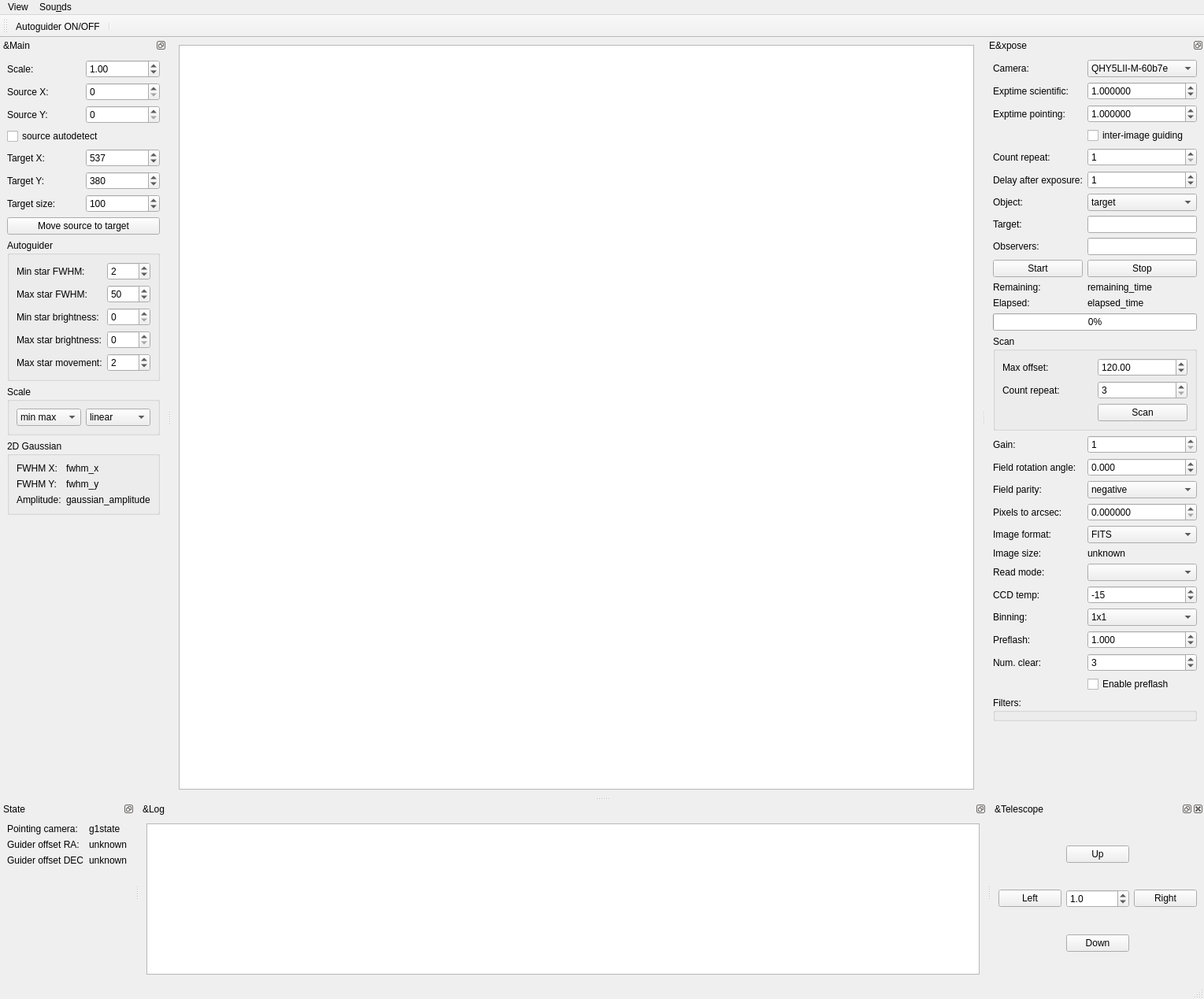
<?xml version="1.0" encoding="UTF-8"?>
<ui version="4.0">
 <author>Jan Fuchs</author>
 <class>MainWindow</class>
 <widget class="QMainWindow" name="MainWindow">
  <property name="geometry">
   <rect>
    <x>0</x>
    <y>0</y>
    <width>1529</width>
    <height>1269</height>
   </rect>
  </property>
  <property name="windowTitle">
   <string>Autoguider</string>
  </property>
  <widget class="QWidget" name="centralwidget">
   <layout class="QGridLayout" name="gridLayout_2">
    <item row="0" column="0">
     <widget class="QGraphicsView" name="graphicsView">
      <property name="sizePolicy">
       <sizepolicy hsizetype="Expanding" vsizetype="Expanding">
        <horstretch>0</horstretch>
        <verstretch>0</verstretch>
       </sizepolicy>
      </property>
     </widget>
    </item>
   </layout>
  </widget>
  <widget class="QStatusBar" name="statusbar"/>
  <widget class="QMenuBar" name="menuBar">
   <property name="geometry">
    <rect>
     <x>0</x>
     <y>0</y>
     <width>1529</width>
     <height>22</height>
    </rect>
   </property>
   <widget class="QMenu" name="menuView">
    <property name="title">
     <string>View</string>
    </property>
    <addaction name="actionMain_window"/>
    <addaction name="actionExpose_window"/>
    <addaction name="actionFocus_window"/>
    <addaction name="actionState_window"/>
    <addaction name="actionLog_window"/>
   </widget>
   <widget class="QMenu" name="menuSounds">
    <property name="title">
     <string>Sou&amp;nds</string>
    </property>
    <addaction name="action_sounds_set"/>
    <addaction name="action_sounds_new_image"/>
    <addaction name="action_sounds_error"/>
   </widget>
   <addaction name="menuView"/>
   <addaction name="menuSounds"/>
  </widget>
  <widget class="QDockWidget" name="main_dockWidget">
   <property name="features">
    <set>QDockWidget::DockWidgetFloatable|QDockWidget::DockWidgetMovable</set>
   </property>
   <property name="windowTitle">
    <string>&amp;Main</string>
   </property>
   <attribute name="dockWidgetArea">
    <number>1</number>
   </attribute>
   <widget class="QWidget" name="dockWidgetContents_2">
    <layout class="QGridLayout" name="gridLayout_12">
     <item row="0" column="0">
      <widget class="QLabel" name="label_28">
       <property name="text">
        <string>Scale:</string>
       </property>
      </widget>
     </item>
     <item row="0" column="1">
      <widget class="QDoubleSpinBox" name="scale_DSB">
       <property name="minimum">
        <double>0.100000000000000</double>
       </property>
       <property name="maximum">
        <double>4.000000000000000</double>
       </property>
       <property name="singleStep">
        <double>0.100000000000000</double>
       </property>
       <property name="value">
        <double>1.000000000000000</double>
       </property>
      </widget>
     </item>
     <item row="1" column="0">
      <widget class="QLabel" name="label_3">
       <property name="text">
        <string>Source X:</string>
       </property>
      </widget>
     </item>
     <item row="1" column="1">
      <widget class="QSpinBox" name="source_x_SB">
       <property name="maximum">
        <number>65536</number>
       </property>
      </widget>
     </item>
     <item row="2" column="0">
      <widget class="QLabel" name="label_4">
       <property name="text">
        <string>Source Y:</string>
       </property>
      </widget>
     </item>
     <item row="2" column="1">
      <widget class="QSpinBox" name="source_y_SB">
       <property name="maximum">
        <number>65536</number>
       </property>
      </widget>
     </item>
     <item row="3" column="0" colspan="2">
      <widget class="QCheckBox" name="source_autodetect_CB">
       <property name="text">
        <string>source autodetect</string>
       </property>
      </widget>
     </item>
     <item row="4" column="0">
      <widget class="QLabel" name="label">
       <property name="text">
        <string>Target X:</string>
       </property>
      </widget>
     </item>
     <item row="4" column="1">
      <widget class="QSpinBox" name="target_x_SB">
       <property name="maximum">
        <number>65536</number>
       </property>
       <property name="value">
        <number>537</number>
       </property>
      </widget>
     </item>
     <item row="5" column="0">
      <widget class="QLabel" name="label_2">
       <property name="text">
        <string>Target Y:</string>
       </property>
      </widget>
     </item>
     <item row="5" column="1">
      <widget class="QSpinBox" name="target_y_SB">
       <property name="maximum">
        <number>65536</number>
       </property>
       <property name="value">
        <number>380</number>
       </property>
      </widget>
     </item>
     <item row="6" column="0">
      <widget class="QLabel" name="label_33">
       <property name="text">
        <string>Target size:</string>
       </property>
      </widget>
     </item>
     <item row="6" column="1">
      <widget class="QSpinBox" name="target_size_SB">
       <property name="minimum">
        <number>10</number>
       </property>
       <property name="maximum">
        <number>200</number>
       </property>
       <property name="value">
        <number>100</number>
       </property>
      </widget>
     </item>
     <item row="7" column="0" colspan="2">
      <widget class="QPushButton" name="move_source_to_target_BT">
       <property name="text">
        <string>Move source to target</string>
       </property>
      </widget>
     </item>
     <item row="8" column="0" colspan="2">
      <widget class="QGroupBox" name="groupBox_2">
       <property name="sizePolicy">
        <sizepolicy hsizetype="Preferred" vsizetype="Fixed">
         <horstretch>0</horstretch>
         <verstretch>0</verstretch>
        </sizepolicy>
       </property>
       <property name="title">
        <string>Autoguider</string>
       </property>
       <layout class="QGridLayout" name="gridLayout_4">
        <item row="0" column="0">
         <widget class="QLabel" name="label_9">
          <property name="text">
           <string>Min star FWHM:</string>
          </property>
         </widget>
        </item>
        <item row="2" column="0">
         <widget class="QLabel" name="autoguider_min_star_brightness_LB">
          <property name="text">
           <string>Min star brightness:</string>
          </property>
         </widget>
        </item>
        <item row="1" column="0">
         <widget class="QLabel" name="label_10">
          <property name="text">
           <string>Max star FWHM:</string>
          </property>
         </widget>
        </item>
        <item row="4" column="0">
         <widget class="QLabel" name="label_11">
          <property name="text">
           <string>Max star movement:</string>
          </property>
         </widget>
        </item>
        <item row="3" column="0">
         <widget class="QLabel" name="autoguider_max_star_brightness_LB">
          <property name="text">
           <string>Max star brightness:</string>
          </property>
         </widget>
        </item>
        <item row="0" column="1">
         <widget class="QSpinBox" name="autoguider_min_star_fwhm_SB">
          <property name="toolTip">
           <string>pix</string>
          </property>
          <property name="minimum">
           <number>1</number>
          </property>
          <property name="maximum">
           <number>1000</number>
          </property>
          <property name="value">
           <number>2</number>
          </property>
         </widget>
        </item>
        <item row="1" column="1">
         <widget class="QSpinBox" name="autoguider_max_star_fwhm_SB">
          <property name="toolTip">
           <string>pix</string>
          </property>
          <property name="minimum">
           <number>1</number>
          </property>
          <property name="maximum">
           <number>1000</number>
          </property>
          <property name="value">
           <number>50</number>
          </property>
         </widget>
        </item>
        <item row="2" column="1">
         <widget class="QSpinBox" name="autoguider_min_star_brightness_SB">
          <property name="toolTip">
           <string>ADU</string>
          </property>
         </widget>
        </item>
        <item row="3" column="1">
         <widget class="QSpinBox" name="autoguider_max_star_brightness_SB">
          <property name="toolTip">
           <string>ADU</string>
          </property>
         </widget>
        </item>
        <item row="4" column="1">
         <widget class="QSpinBox" name="autoguider_max_star_movement_SB">
          <property name="toolTip">
           <string>arcsec</string>
          </property>
          <property name="minimum">
           <number>1</number>
          </property>
          <property name="maximum">
           <number>60</number>
          </property>
          <property name="value">
           <number>2</number>
          </property>
         </widget>
        </item>
       </layout>
      </widget>
     </item>
     <item row="9" column="0" colspan="2">
      <widget class="QGroupBox" name="groupBox">
       <property name="sizePolicy">
        <sizepolicy hsizetype="Preferred" vsizetype="Fixed">
         <horstretch>0</horstretch>
         <verstretch>0</verstretch>
        </sizepolicy>
       </property>
       <property name="title">
        <string>Scale</string>
       </property>
       <layout class="QGridLayout" name="gridLayout_3">
        <item row="0" column="1">
         <widget class="QComboBox" name="scale_stretch_CB">
          <item>
           <property name="text">
            <string>linear</string>
           </property>
          </item>
          <item>
           <property name="text">
            <string>log</string>
           </property>
          </item>
          <item>
           <property name="text">
            <string>sqrt</string>
           </property>
          </item>
          <item>
           <property name="text">
            <string>squared</string>
           </property>
          </item>
          <item>
           <property name="text">
            <string>asinh</string>
           </property>
          </item>
          <item>
           <property name="text">
            <string>sinh</string>
           </property>
          </item>
         </widget>
        </item>
        <item row="0" column="0">
         <widget class="QComboBox" name="scale_interval_CB">
          <item>
           <property name="text">
            <string>min max</string>
           </property>
          </item>
          <item>
           <property name="text">
            <string>zscale</string>
           </property>
          </item>
         </widget>
        </item>
       </layout>
      </widget>
     </item>
     <item row="10" column="0" colspan="2">
      <widget class="QGroupBox" name="groupBox_3">
       <property name="sizePolicy">
        <sizepolicy hsizetype="Preferred" vsizetype="Fixed">
         <horstretch>0</horstretch>
         <verstretch>0</verstretch>
        </sizepolicy>
       </property>
       <property name="title">
        <string>2D Gaussian</string>
       </property>
       <layout class="QGridLayout" name="gridLayout_5">
        <item row="0" column="0">
         <widget class="QLabel" name="label_5">
          <property name="text">
           <string>FWHM X:</string>
          </property>
         </widget>
        </item>
        <item row="3" column="0">
         <widget class="QLabel" name="label_6">
          <property name="text">
           <string>FWHM Y:</string>
          </property>
         </widget>
        </item>
        <item row="0" column="1">
         <widget class="QLabel" name="fwhm_x_LB">
          <property name="text">
           <string>fwhm_x</string>
          </property>
         </widget>
        </item>
        <item row="3" column="1">
         <widget class="QLabel" name="fwhm_y_LB">
          <property name="text">
           <string>fwhm_y</string>
          </property>
         </widget>
        </item>
        <item row="4" column="0">
         <widget class="QLabel" name="label_7">
          <property name="text">
           <string>Amplitude:</string>
          </property>
         </widget>
        </item>
        <item row="4" column="1">
         <widget class="QLabel" name="gaussian_amplitude_LB">
          <property name="text">
           <string>gaussian_amplitude</string>
          </property>
         </widget>
        </item>
       </layout>
      </widget>
     </item>
     <item row="11" column="0" colspan="2">
      <widget class="QWidget" name="star_matplotlib_widget" native="true">
       <layout class="QVBoxLayout" name="star_matplotlib_layout"/>
      </widget>
     </item>
    </layout>
   </widget>
  </widget>
  <widget class="QDockWidget" name="expose_dockWidget">
   <property name="sizePolicy">
    <sizepolicy hsizetype="Preferred" vsizetype="Preferred">
     <horstretch>0</horstretch>
     <verstretch>0</verstretch>
    </sizepolicy>
   </property>
   <property name="floating">
    <bool>false</bool>
   </property>
   <property name="features">
    <set>QDockWidget::DockWidgetFloatable|QDockWidget::DockWidgetMovable</set>
   </property>
   <property name="windowTitle">
    <string>E&amp;xpose</string>
   </property>
   <attribute name="dockWidgetArea">
    <number>2</number>
   </attribute>
   <widget class="QWidget" name="dockWidgetContents_3">
    <layout class="QGridLayout" name="gridLayout_13">
     <item row="20" column="0">
      <widget class="QLabel" name="label_41">
       <property name="text">
        <string>Image format:</string>
       </property>
      </widget>
     </item>
     <item row="26" column="1">
      <widget class="QSpinBox" name="expose_preflash_num_clear_SB">
       <property name="keyboardTracking">
        <bool>false</bool>
       </property>
       <property name="minimum">
        <number>1</number>
       </property>
       <property name="maximum">
        <number>5</number>
       </property>
       <property name="singleStep">
        <number>0</number>
       </property>
       <property name="value">
        <number>3</number>
       </property>
      </widget>
     </item>
     <item row="18" column="0">
      <widget class="QLabel" name="label_15">
       <property name="text">
        <string>Field parity:</string>
       </property>
      </widget>
     </item>
     <item row="11" column="0">
      <widget class="QLabel" name="label_29">
       <property name="sizePolicy">
        <sizepolicy hsizetype="Preferred" vsizetype="Fixed">
         <horstretch>0</horstretch>
         <verstretch>0</verstretch>
        </sizepolicy>
       </property>
       <property name="text">
        <string>Remaining:</string>
       </property>
      </widget>
     </item>
     <item row="1" column="1">
      <widget class="QDoubleSpinBox" name="expose_exptime_scientific_DSB">
       <property name="sizePolicy">
        <sizepolicy hsizetype="Preferred" vsizetype="Fixed">
         <horstretch>0</horstretch>
         <verstretch>0</verstretch>
        </sizepolicy>
       </property>
       <property name="decimals">
        <number>6</number>
       </property>
       <property name="minimum">
        <double>0.000125000000000</double>
       </property>
       <property name="maximum">
        <double>36000.000000000000000</double>
       </property>
       <property name="value">
        <double>1.000000000000000</double>
       </property>
      </widget>
     </item>
     <item row="16" column="0">
      <widget class="QLabel" name="label_20">
       <property name="text">
        <string>Gain:</string>
       </property>
      </widget>
     </item>
     <item row="10" column="1">
      <widget class="QPushButton" name="expose_stop_BT">
       <property name="text">
        <string>Stop</string>
       </property>
      </widget>
     </item>
     <item row="21" column="0">
      <widget class="QLabel" name="label_43">
       <property name="text">
        <string>Image size:</string>
       </property>
      </widget>
     </item>
     <item row="4" column="0">
      <widget class="QLabel" name="label_13">
       <property name="text">
        <string>Count repeat:</string>
       </property>
      </widget>
     </item>
     <item row="5" column="0">
      <widget class="QLabel" name="label_31">
       <property name="text">
        <string>Delay after exposure:</string>
       </property>
      </widget>
     </item>
     <item row="24" column="0">
      <widget class="QLabel" name="expose_binning_LB">
       <property name="text">
        <string>Binning:</string>
       </property>
      </widget>
     </item>
     <item row="4" column="1">
      <widget class="QSpinBox" name="expose_count_repeat_SB">
       <property name="sizePolicy">
        <sizepolicy hsizetype="Preferred" vsizetype="Fixed">
         <horstretch>0</horstretch>
         <verstretch>0</verstretch>
        </sizepolicy>
       </property>
       <property name="minimum">
        <number>1</number>
       </property>
       <property name="maximum">
        <number>100000</number>
       </property>
       <property name="value">
        <number>1</number>
       </property>
      </widget>
     </item>
     <item row="24" column="1">
      <widget class="QComboBox" name="expose_binning_CB">
       <item>
        <property name="text">
         <string>1x1</string>
        </property>
       </item>
       <item>
        <property name="text">
         <string>2x2</string>
        </property>
       </item>
       <item>
        <property name="text">
         <string>4x4</string>
        </property>
       </item>
      </widget>
     </item>
     <item row="19" column="0">
      <widget class="QLabel" name="label_16">
       <property name="text">
        <string>Pixels to arcsec:</string>
       </property>
      </widget>
     </item>
     <item row="27" column="1">
      <widget class="QCheckBox" name="expose_enable_preflash_CHB">
       <property name="text">
        <string>Enable preflash</string>
       </property>
       <property name="checked">
        <bool>false</bool>
       </property>
      </widget>
     </item>
     <item row="12" column="0">
      <widget class="QLabel" name="label_30">
       <property name="sizePolicy">
        <sizepolicy hsizetype="Preferred" vsizetype="Fixed">
         <horstretch>0</horstretch>
         <verstretch>0</verstretch>
        </sizepolicy>
       </property>
       <property name="text">
        <string>Elapsed:</string>
       </property>
      </widget>
     </item>
     <item row="8" column="1">
      <widget class="QLineEdit" name="expose_observers_LE"/>
     </item>
     <item row="23" column="1">
      <widget class="QSpinBox" name="expose_ccd_temp_SB">
       <property name="sizePolicy">
        <sizepolicy hsizetype="Preferred" vsizetype="Fixed">
         <horstretch>0</horstretch>
         <verstretch>0</verstretch>
        </sizepolicy>
       </property>
       <property name="keyboardTracking">
        <bool>false</bool>
       </property>
       <property name="minimum">
        <number>-40</number>
       </property>
       <property name="maximum">
        <number>10</number>
       </property>
       <property name="singleStep">
        <number>0</number>
       </property>
       <property name="value">
        <number>-15</number>
       </property>
      </widget>
     </item>
     <item row="17" column="1">
      <widget class="QDoubleSpinBox" name="field_rotation_angle_DSB">
       <property name="sizePolicy">
        <sizepolicy hsizetype="Preferred" vsizetype="Fixed">
         <horstretch>0</horstretch>
         <verstretch>0</verstretch>
        </sizepolicy>
       </property>
       <property name="decimals">
        <number>3</number>
       </property>
       <property name="minimum">
        <double>-360.000000000000000</double>
       </property>
       <property name="maximum">
        <double>360.000000000000000</double>
       </property>
       <property name="singleStep">
        <double>0.100000000000000</double>
       </property>
      </widget>
     </item>
     <item row="25" column="0">
      <widget class="QLabel" name="expose_preflash_LB">
       <property name="text">
        <string>Preflash:</string>
       </property>
      </widget>
     </item>
     <item row="13" column="0" colspan="2">
      <widget class="QProgressBar" name="expose_PB">
       <property name="sizePolicy">
        <sizepolicy hsizetype="Expanding" vsizetype="Fixed">
         <horstretch>0</horstretch>
         <verstretch>0</verstretch>
        </sizepolicy>
       </property>
       <property name="value">
        <number>0</number>
       </property>
       <property name="textVisible">
        <bool>true</bool>
       </property>
       <property name="orientation">
        <enum>Qt::Horizontal</enum>
       </property>
       <property name="textDirection">
        <enum>QProgressBar::TopToBottom</enum>
       </property>
      </widget>
     </item>
     <item row="0" column="0">
      <widget class="QLabel" name="label_8">
       <property name="text">
        <string>Camera:</string>
       </property>
      </widget>
     </item>
     <item row="2" column="0">
      <widget class="QLabel" name="expose_exptime_pointing_LB">
       <property name="text">
        <string>Exptime pointing:</string>
       </property>
      </widget>
     </item>
     <item row="5" column="1">
      <widget class="QSpinBox" name="expose_delay_after_exposure_SB">
       <property name="sizePolicy">
        <sizepolicy hsizetype="Preferred" vsizetype="Fixed">
         <horstretch>0</horstretch>
         <verstretch>0</verstretch>
        </sizepolicy>
       </property>
       <property name="maximum">
        <number>60</number>
       </property>
       <property name="value">
        <number>1</number>
       </property>
      </widget>
     </item>
     <item row="26" column="0">
      <widget class="QLabel" name="expose_preflash_num_clear_LB">
       <property name="text">
        <string>Num. clear:</string>
       </property>
      </widget>
     </item>
     <item row="7" column="0">
      <widget class="QLabel" name="expose_target_LB">
       <property name="text">
        <string>Target:</string>
       </property>
      </widget>
     </item>
     <item row="0" column="1">
      <widget class="QComboBox" name="expose_camera_CB">
       <property name="sizePolicy">
        <sizepolicy hsizetype="Preferred" vsizetype="Fixed">
         <horstretch>0</horstretch>
         <verstretch>0</verstretch>
        </sizepolicy>
       </property>
       <item>
        <property name="text">
         <string>QHY5LII-M-60b7e</string>
        </property>
       </item>
      </widget>
     </item>
     <item row="17" column="0">
      <widget class="QLabel" name="label_14">
       <property name="text">
        <string>Field rotation angle:</string>
       </property>
      </widget>
     </item>
     <item row="10" column="0">
      <widget class="QPushButton" name="expose_start_BT">
       <property name="text">
        <string>Start</string>
       </property>
      </widget>
     </item>
     <item row="25" column="1">
      <widget class="QDoubleSpinBox" name="expose_preflash_DSB">
       <property name="keyboardTracking">
        <bool>false</bool>
       </property>
       <property name="decimals">
        <number>3</number>
       </property>
       <property name="maximum">
        <double>2.000000000000000</double>
       </property>
       <property name="singleStep">
        <double>0.000000000000000</double>
       </property>
       <property name="value">
        <double>1.000000000000000</double>
       </property>
      </widget>
     </item>
     <item row="2" column="1">
      <widget class="QDoubleSpinBox" name="expose_exptime_pointing_DSB">
       <property name="sizePolicy">
        <sizepolicy hsizetype="Preferred" vsizetype="Fixed">
         <horstretch>0</horstretch>
         <verstretch>0</verstretch>
        </sizepolicy>
       </property>
       <property name="decimals">
        <number>6</number>
       </property>
       <property name="minimum">
        <double>0.000125000000000</double>
       </property>
       <property name="maximum">
        <double>300.000000000000000</double>
       </property>
       <property name="value">
        <double>1.000000000000000</double>
       </property>
      </widget>
     </item>
     <item row="44" column="0">
      <spacer name="verticalSpacer">
       <property name="orientation">
        <enum>Qt::Vertical</enum>
       </property>
       <property name="sizeType">
        <enum>QSizePolicy::Expanding</enum>
       </property>
       <property name="sizeHint" stdset="0">
        <size>
         <width>20</width>
         <height>40</height>
        </size>
       </property>
      </spacer>
     </item>
     <item row="12" column="1">
      <widget class="QLabel" name="expose_elapsed_LB">
       <property name="sizePolicy">
        <sizepolicy hsizetype="Preferred" vsizetype="Fixed">
         <horstretch>0</horstretch>
         <verstretch>0</verstretch>
        </sizepolicy>
       </property>
       <property name="text">
        <string>elapsed_time</string>
       </property>
      </widget>
     </item>
     <item row="3" column="1">
      <widget class="QCheckBox" name="inter_image_guiding_CHB">
       <property name="sizePolicy">
        <sizepolicy hsizetype="Preferred" vsizetype="Fixed">
         <horstretch>0</horstretch>
         <verstretch>0</verstretch>
        </sizepolicy>
       </property>
       <property name="text">
        <string>inter-image guiding</string>
       </property>
       <property name="checked">
        <bool>false</bool>
       </property>
      </widget>
     </item>
     <item row="18" column="1">
      <widget class="QComboBox" name="field_parity_CB">
       <property name="sizePolicy">
        <sizepolicy hsizetype="Preferred" vsizetype="Fixed">
         <horstretch>0</horstretch>
         <verstretch>0</verstretch>
        </sizepolicy>
       </property>
       <item>
        <property name="text">
         <string>negative</string>
        </property>
       </item>
       <item>
        <property name="text">
         <string>positive</string>
        </property>
       </item>
      </widget>
     </item>
     <item row="8" column="0">
      <widget class="QLabel" name="label_12">
       <property name="text">
        <string>Observers:</string>
       </property>
      </widget>
     </item>
     <item row="28" column="0" colspan="2">
      <widget class="QGroupBox" name="expose_filter_GB">
       <property name="title">
        <string>Filters:</string>
       </property>
      </widget>
     </item>
     <item row="11" column="1">
      <widget class="QLabel" name="expose_remaining_LB">
       <property name="sizePolicy">
        <sizepolicy hsizetype="Preferred" vsizetype="Fixed">
         <horstretch>0</horstretch>
         <verstretch>0</verstretch>
        </sizepolicy>
       </property>
       <property name="text">
        <string>remaining_time</string>
       </property>
      </widget>
     </item>
     <item row="23" column="0">
      <widget class="QLabel" name="expose_ccd_temp_LB">
       <property name="text">
        <string>CCD temp:</string>
       </property>
      </widget>
     </item>
     <item row="20" column="1">
      <widget class="QComboBox" name="image_format_CB">
       <property name="currentText">
        <string>FITS</string>
       </property>
       <item>
        <property name="text">
         <string>FITS</string>
        </property>
       </item>
       <item>
        <property name="text">
         <string>JPG low quality</string>
        </property>
       </item>
       <item>
        <property name="text">
         <string>JPG medium quality</string>
        </property>
       </item>
       <item>
        <property name="text">
         <string>JPG high quality</string>
        </property>
       </item>
      </widget>
     </item>
     <item row="6" column="1">
      <widget class="QComboBox" name="expose_object_CB">
       <property name="sizePolicy">
        <sizepolicy hsizetype="Preferred" vsizetype="Fixed">
         <horstretch>0</horstretch>
         <verstretch>0</verstretch>
        </sizepolicy>
       </property>
       <item>
        <property name="text">
         <string>target</string>
        </property>
       </item>
       <item>
        <property name="text">
         <string>flat</string>
        </property>
       </item>
       <item>
        <property name="text">
         <string>dark</string>
        </property>
       </item>
       <item>
        <property name="text">
         <string>zero</string>
        </property>
       </item>
      </widget>
     </item>
     <item row="1" column="0">
      <widget class="QLabel" name="expose_exptime_scientific_LB">
       <property name="text">
        <string>Exptime scientific:</string>
       </property>
      </widget>
     </item>
     <item row="22" column="1">
      <widget class="QComboBox" name="read_mode_CB"/>
     </item>
     <item row="16" column="1">
      <widget class="QSpinBox" name="gain_SB">
       <property name="keyboardTracking">
        <bool>false</bool>
       </property>
       <property name="minimum">
        <number>1</number>
       </property>
       <property name="maximum">
        <number>29</number>
       </property>
       <property name="singleStep">
        <number>0</number>
       </property>
      </widget>
     </item>
     <item row="21" column="1">
      <widget class="QLabel" name="image_size_LB">
       <property name="text">
        <string>unknown</string>
       </property>
      </widget>
     </item>
     <item row="7" column="1">
      <widget class="QLineEdit" name="expose_target_LE">
       <property name="sizePolicy">
        <sizepolicy hsizetype="Preferred" vsizetype="Fixed">
         <horstretch>0</horstretch>
         <verstretch>0</verstretch>
        </sizepolicy>
       </property>
       <property name="maxLength">
        <number>20</number>
       </property>
      </widget>
     </item>
     <item row="22" column="0">
      <widget class="QLabel" name="label_44">
       <property name="text">
        <string>Read mode:</string>
       </property>
      </widget>
     </item>
     <item row="6" column="0">
      <widget class="QLabel" name="expose_object_LB">
       <property name="text">
        <string>Object:</string>
       </property>
      </widget>
     </item>
     <item row="19" column="1">
      <widget class="QDoubleSpinBox" name="pixels2arcsec_DSB">
       <property name="sizePolicy">
        <sizepolicy hsizetype="Preferred" vsizetype="Fixed">
         <horstretch>0</horstretch>
         <verstretch>0</verstretch>
        </sizepolicy>
       </property>
       <property name="decimals">
        <number>6</number>
       </property>
       <property name="maximum">
        <double>2.000000000000000</double>
       </property>
       <property name="singleStep">
        <double>0.010000000000000</double>
       </property>
      </widget>
     </item>
     <item row="14" column="0" colspan="2">
      <widget class="QGroupBox" name="groupBox_4">
       <property name="title">
        <string>Scan</string>
       </property>
       <layout class="QGridLayout" name="gridLayout_8">
        <item row="1" column="0">
         <widget class="QLabel" name="label_22">
          <property name="text">
           <string>Count repeat:</string>
          </property>
         </widget>
        </item>
        <item row="1" column="1">
         <widget class="QSpinBox" name="scan_count_repeat_SB">
          <property name="minimum">
           <number>3</number>
          </property>
          <property name="maximum">
           <number>5</number>
          </property>
         </widget>
        </item>
        <item row="0" column="1">
         <widget class="QDoubleSpinBox" name="scan_max_offset_DSB">
          <property name="minimum">
           <double>60.000000000000000</double>
          </property>
          <property name="maximum">
           <double>300.000000000000000</double>
          </property>
          <property name="value">
           <double>120.000000000000000</double>
          </property>
         </widget>
        </item>
        <item row="0" column="0">
         <widget class="QLabel" name="label_21">
          <property name="text">
           <string>Max offset:</string>
          </property>
         </widget>
        </item>
        <item row="2" column="1">
         <widget class="QPushButton" name="scan_start_BT">
          <property name="text">
           <string>Scan</string>
          </property>
         </widget>
        </item>
       </layout>
      </widget>
     </item>
    </layout>
   </widget>
  </widget>
  <widget class="QDockWidget" name="state_dockWidget">
   <property name="sizePolicy">
    <sizepolicy hsizetype="Fixed" vsizetype="Preferred">
     <horstretch>0</horstretch>
     <verstretch>0</verstretch>
    </sizepolicy>
   </property>
   <property name="features">
    <set>QDockWidget::DockWidgetFloatable|QDockWidget::DockWidgetMovable</set>
   </property>
   <property name="windowTitle">
    <string>State</string>
   </property>
   <attribute name="dockWidgetArea">
    <number>8</number>
   </attribute>
   <widget class="QWidget" name="dockWidgetContents">
    <layout class="QGridLayout" name="gridLayout">
     <item row="3" column="1">
      <spacer name="verticalSpacer_3">
       <property name="orientation">
        <enum>Qt::Vertical</enum>
       </property>
       <property name="sizeHint" stdset="0">
        <size>
         <width>20</width>
         <height>40</height>
        </size>
       </property>
      </spacer>
     </item>
     <item row="0" column="0">
      <widget class="QLabel" name="label_17">
       <property name="text">
        <string>Pointing camera:</string>
       </property>
      </widget>
     </item>
     <item row="0" column="1">
      <widget class="QLabel" name="g1_state_LB">
       <property name="text">
        <string>g1state</string>
       </property>
      </widget>
     </item>
     <item row="1" column="0">
      <widget class="QLabel" name="label_18">
       <property name="text">
        <string>Guider offset RA:</string>
       </property>
      </widget>
     </item>
     <item row="2" column="0">
      <widget class="QLabel" name="label_19">
       <property name="text">
        <string>Guider offset DEC</string>
       </property>
      </widget>
     </item>
     <item row="1" column="1">
      <widget class="QLabel" name="guider_offset_ra_LB">
       <property name="text">
        <string>unknown</string>
       </property>
      </widget>
     </item>
     <item row="2" column="1">
      <widget class="QLabel" name="guider_offset_dec_LB">
       <property name="text">
        <string>unknown</string>
       </property>
      </widget>
     </item>
    </layout>
   </widget>
  </widget>
  <widget class="QDockWidget" name="log_dockWidget">
   <property name="sizePolicy">
    <sizepolicy hsizetype="Expanding" vsizetype="Preferred">
     <horstretch>0</horstretch>
     <verstretch>0</verstretch>
    </sizepolicy>
   </property>
   <property name="features">
    <set>QDockWidget::DockWidgetFloatable|QDockWidget::DockWidgetMovable</set>
   </property>
   <property name="windowTitle">
    <string>&amp;Log</string>
   </property>
   <attribute name="dockWidgetArea">
    <number>8</number>
   </attribute>
   <widget class="QWidget" name="dockWidgetContents_5">
    <layout class="QGridLayout" name="gridLayout_6">
     <item row="0" column="0">
      <widget class="QPlainTextEdit" name="log_PTE">
       <property name="sizePolicy">
        <sizepolicy hsizetype="Expanding" vsizetype="Expanding">
         <horstretch>0</horstretch>
         <verstretch>0</verstretch>
        </sizepolicy>
       </property>
      </widget>
     </item>
    </layout>
   </widget>
  </widget>
  <widget class="QDockWidget" name="telescope_dockWidget">
   <property name="sizePolicy">
    <sizepolicy hsizetype="Fixed" vsizetype="Preferred">
     <horstretch>0</horstretch>
     <verstretch>0</verstretch>
    </sizepolicy>
   </property>
   <property name="windowTitle">
    <string>&amp;Telescope</string>
   </property>
   <attribute name="dockWidgetArea">
    <number>8</number>
   </attribute>
   <widget class="QWidget" name="dockWidgetContents_6">
    <layout class="QGridLayout" name="gridLayout_7">
     <item row="1" column="1">
      <widget class="QDoubleSpinBox" name="telescope_move_DSB">
       <property name="toolTip">
        <string>arcsec</string>
       </property>
       <property name="decimals">
        <number>1</number>
       </property>
       <property name="minimum">
        <double>-120.000000000000000</double>
       </property>
       <property name="maximum">
        <double>120.000000000000000</double>
       </property>
       <property name="singleStep">
        <double>0.100000000000000</double>
       </property>
       <property name="value">
        <double>1.000000000000000</double>
       </property>
      </widget>
     </item>
     <item row="0" column="1">
      <widget class="QPushButton" name="telescope_up_BT">
       <property name="text">
        <string>Up</string>
       </property>
      </widget>
     </item>
     <item row="2" column="1">
      <widget class="QPushButton" name="telescope_down_BT">
       <property name="text">
        <string>Down</string>
       </property>
      </widget>
     </item>
     <item row="1" column="2">
      <widget class="QPushButton" name="telescope_right_BT">
       <property name="text">
        <string>Right</string>
       </property>
      </widget>
     </item>
     <item row="1" column="0">
      <widget class="QPushButton" name="telescope_left_BT">
       <property name="text">
        <string>Left</string>
       </property>
      </widget>
     </item>
    </layout>
   </widget>
  </widget>
  <widget class="QToolBar" name="toolBar">
   <property name="windowTitle">
    <string>toolBar</string>
   </property>
   <attribute name="toolBarArea">
    <enum>TopToolBarArea</enum>
   </attribute>
   <attribute name="toolBarBreak">
    <bool>false</bool>
   </attribute>
   <addaction name="actionAutoguider"/>
   <addaction name="separator"/>
  </widget>
  <action name="actionMain_window">
   <property name="checkable">
    <bool>true</bool>
   </property>
   <property name="checked">
    <bool>true</bool>
   </property>
   <property name="text">
    <string>&amp;Main window</string>
   </property>
  </action>
  <action name="actionExpose_window">
   <property name="checkable">
    <bool>true</bool>
   </property>
   <property name="checked">
    <bool>true</bool>
   </property>
   <property name="text">
    <string>&amp;Expose window</string>
   </property>
  </action>
  <action name="actionFocus_window">
   <property name="checkable">
    <bool>true</bool>
   </property>
   <property name="checked">
    <bool>true</bool>
   </property>
   <property name="text">
    <string>&amp;Focus window</string>
   </property>
  </action>
  <action name="actionAutoguider">
   <property name="checkable">
    <bool>true</bool>
   </property>
   <property name="text">
    <string>Autoguider ON/OFF</string>
   </property>
   <property name="toolTip">
    <string>Autoguider ON/OFF</string>
   </property>
  </action>
  <action name="actionState_window">
   <property name="checkable">
    <bool>true</bool>
   </property>
   <property name="checked">
    <bool>true</bool>
   </property>
   <property name="text">
    <string>&amp;State window</string>
   </property>
  </action>
  <action name="actionLog_window">
   <property name="checkable">
    <bool>true</bool>
   </property>
   <property name="checked">
    <bool>true</bool>
   </property>
   <property name="text">
    <string>&amp;Log window</string>
   </property>
  </action>
  <action name="actionCamerasPower">
   <property name="checkable">
    <bool>true</bool>
   </property>
   <property name="text">
    <string>Cameras power ON/OFF</string>
   </property>
   <property name="toolTip">
    <string>Cameras power ON/OFF</string>
   </property>
  </action>
  <action name="action_sounds_set">
   <property name="checkable">
    <bool>true</bool>
   </property>
   <property name="checked">
    <bool>true</bool>
   </property>
   <property name="text">
    <string>&amp;set</string>
   </property>
  </action>
  <action name="action_sounds_new_image">
   <property name="checkable">
    <bool>true</bool>
   </property>
   <property name="checked">
    <bool>true</bool>
   </property>
   <property name="text">
    <string>&amp;new image</string>
   </property>
  </action>
  <action name="action_sounds_error">
   <property name="checkable">
    <bool>true</bool>
   </property>
   <property name="checked">
    <bool>true</bool>
   </property>
   <property name="text">
    <string>&amp;error</string>
   </property>
  </action>
 </widget>
 <resources/>
 <connections/>
</ui>
